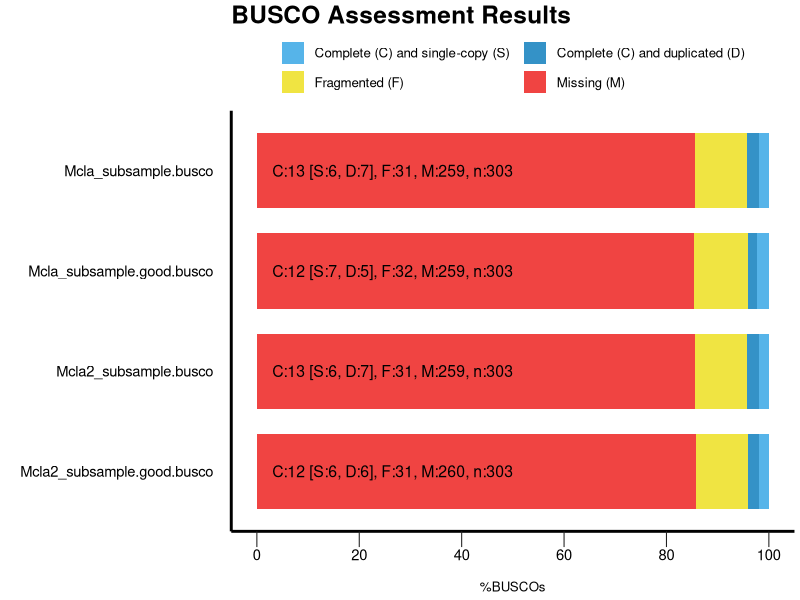

This figure's R source:
######################################
#
# BUSCO summary figure
# @author Mathieu Seppey <mathieu.seppey@unige.ch>
# @version 2.0
# @since BUSCO 2.0
# 
# Copyright (C) 2016 E. Zdobnov lab
# 
# BUSCO is free software: you can redistribute it and/or modify
# it under the terms of the GNU General Public License as published by
# the Free Software Foundation, either version 3 of the License, or
# (at your option) any later version. See <http://www.gnu.org/licenses/>
#  
# BUSCO is distributed in the hope that it will be useful,
# but WITHOUT ANY WARRANTY; without even the implied warranty of
# MERCHANTABILITY or FITNESS FOR A PARTICULAR PURPOSE.  See the
# GNU General Public License for more details.
#
######################################

# Load the required libraries
library(ggplot2)
library("grid")
options(bitmapType="cairo")
# !!! CONFIGURE YOUR PLOT HERE !!! 
# Output
my_output <- paste("busco/summary/","busco_figure.png",sep="/") 
my_width <- 20
my_height <- 15
my_unit <- "cm"

# Colors
my_colors <- c("#56B4E9", "#3492C7", "#F0E442", "#F04442")
# Bar height ratio
my_bar_height <- 0.75

# Legend
my_title <- "BUSCO Assessment Results"

# Font
my_family <- "sans"
my_size_ratio <- 1

# !!! SEE YOUR DATA HERE !!! 
# Your data as generated by python, remove or add more
my_species <- c('Mcla_subsample.good.busco', 'Mcla_subsample.good.busco', 'Mcla_subsample.good.busco', 'Mcla_subsample.good.busco', 'Mcla2_subsample.busco', 'Mcla2_subsample.busco', 'Mcla2_subsample.busco', 'Mcla2_subsample.busco', 'Mcla_subsample.busco', 'Mcla_subsample.busco', 'Mcla_subsample.busco', 'Mcla_subsample.busco', 'Mcla2_subsample.good.busco', 'Mcla2_subsample.good.busco', 'Mcla2_subsample.good.busco', 'Mcla2_subsample.good.busco')
my_species <- factor(my_species)
my_species <- factor(my_species,levels(my_species)[c(length(levels(my_species)):1)]) # reorder your species here just by changing the values in the vector :
my_percentage <- c(2.3, 1.7, 10.6, 85.4, 2.0, 2.3, 10.2, 85.5, 2.0, 2.3, 10.2, 85.5, 2.0, 2.0, 10.2, 85.8)
my_values <- c(7, 5, 32, 259, 6, 7, 31, 259, 6, 7, 31, 259, 6, 6, 31, 260)

######################################
######################################
######################################
# Code to produce the graph
labsize = 1
if (length(levels(my_species)) > 10){
 labsize = 0.66
}
print("Plotting the figure ...")
category <- c(rep(c("S","D","F","M"),c(1)))
category <-factor(category)
category = factor(category,levels(category)[c(4,1,2,3)])
df = data.frame(my_species,my_percentage,my_values,category)

figure <- ggplot() + 
  
  geom_bar(aes(y = my_percentage, x = my_species, fill = category), data = df, stat="identity", width=my_bar_height) + 
  coord_flip() + 
  theme_gray(base_size = 8) + 
  scale_y_continuous(labels = c("0","20","40","60","80","100"), breaks = c(0,20,40,60,80,100)) + 
  scale_fill_manual(values = my_colors,labels =c(" Complete (C) and single-copy (S)  ",
                                                 " Complete (C) and duplicated (D)",
                                                 " Fragmented (F)  ",
                                                 " Missing (M)")) +   
  ggtitle(my_title) + 
  xlab("") + 
  ylab("\n%BUSCOs") + 

  theme(plot.title = element_text(family=my_family, colour = "black", size = rel(2.2)*my_size_ratio, face = "bold")) + 
  theme(legend.position="top",legend.title = element_blank()) + 
  theme(legend.text = element_text(family=my_family, size = rel(1.2)*my_size_ratio)) + 
  theme(panel.background = element_rect(color="#FFFFFF", fill="white")) + 
  theme(panel.grid.minor = element_blank()) + 
  theme(panel.grid.major = element_blank()) +
  theme(axis.text.y = element_text(family=my_family, colour = "black", size = rel(1.66)*my_size_ratio)) + 
  theme(axis.text.x = element_text(family=my_family, colour = "black", size = rel(1.66)*my_size_ratio)) + 
  theme(axis.line = element_line(size=1*my_size_ratio, colour = "black")) + 
  theme(axis.ticks.length = unit(.85, "cm")) + 
  theme(axis.ticks.y = element_line(colour="white", size = 0)) + 
  theme(axis.ticks.x = element_line(colour="#222222")) + 
  theme(axis.ticks.length = unit(0.4, "cm")) + 
  theme(axis.title.x = element_text(family=my_family, size=rel(1.2)*my_size_ratio)) + 
  
  guides(fill = guide_legend(override.aes = list(colour = NULL))) +
  guides(fill=guide_legend(nrow=2,byrow=TRUE))
  
  for(i in rev(c(1:length(levels(my_species))))){
    detailed_values <- my_values[my_species==my_species[my_species==levels(my_species)[i]]]
    total_buscos <- sum(detailed_values)
    figure <- figure + 
    annotate("text", label=paste("C:", detailed_values[1] + detailed_values[2], " [S:", detailed_values[1], ", D:", detailed_values[2], "], F:", detailed_values[3], ", M:", detailed_values[4], ", n:", total_buscos, sep=""), 
             y=3, x = i, size = labsize*4*my_size_ratio, colour = "black", hjust=0, family=my_family)
  }
  
ggsave(figure, file=my_output, width = my_width, height = my_height, unit = my_unit)
print("Done")
